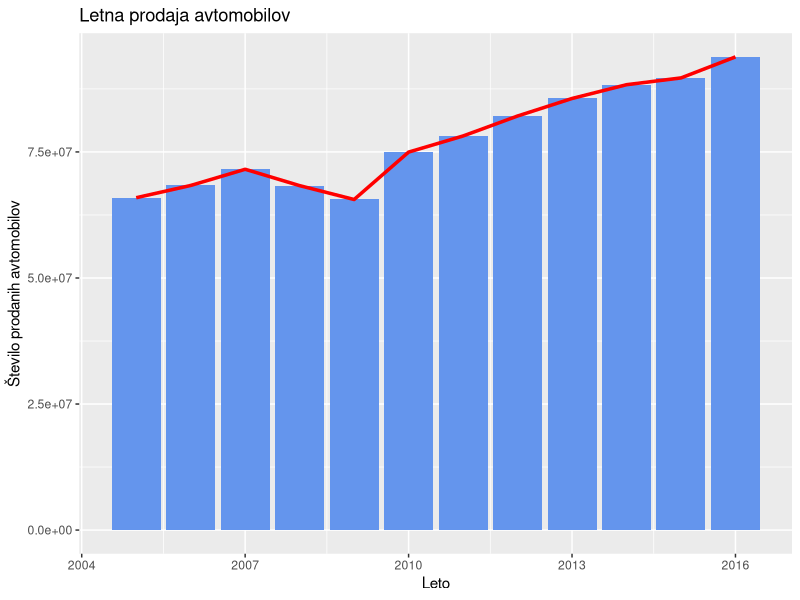
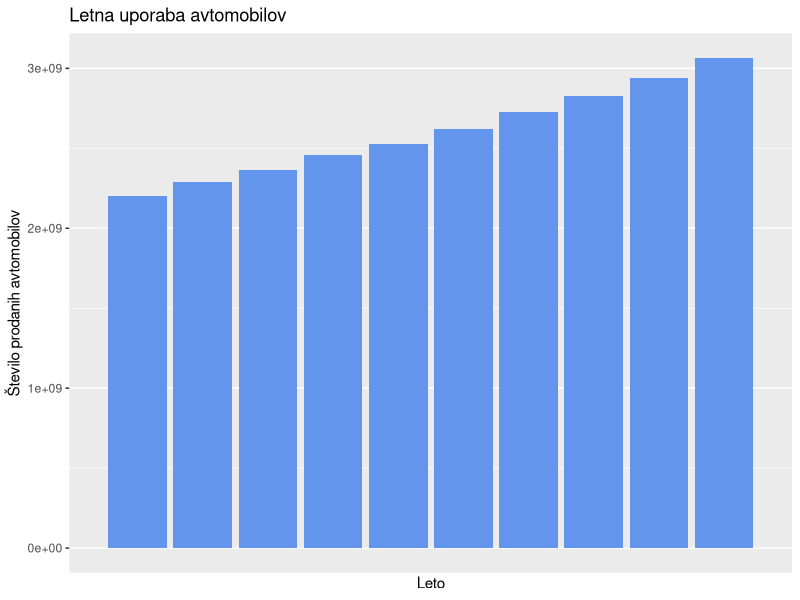
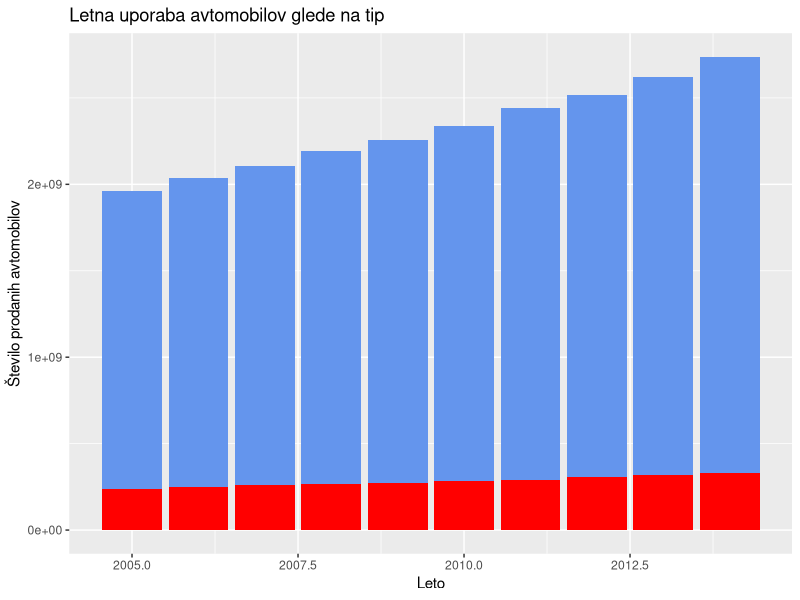

Generate these figures, in order, with R: (Note: this script raises an error after producing the figures.)
#VIZUALIZACIJA PODATKOV

library(readr)
library(dplyr)
library(ggplot2)

prodaja <- read.csv2("podatki/urejeni/prodaja.csv")

#prodaja po letih 

prodaja %>% group_by(Year) %>% summarise( Annual = sum(Number)) -> letna.prodaja

graf1 <- ggplot(data = letna.prodaja) + aes(x=letna.prodaja$Year, y=letna.prodaja$Annual) + geom_bar(stat="identity",fill ="cornflowerblue") + geom_line(color="red",size=1.2)
graf1<- graf1 + xlab("Leto") + ylab("Število prodanih avtomobilov") +ggtitle("Letna prodaja avtomobilov")
print(graf1)

#uporaba po letih (ni loceno glede na tip vozila) (?? graf je treba popraviti x-os)
uporaba <- read.csv2("podatki/urejeni/uporaba.csv")

letna.uporaba  <- uporaba %>% group_by(Year) %>% summarise( Annual = sum(Number))

graf2 <- ggplot(data = letna.uporaba) + aes(x=letna.uporaba$Year, y=letna.uporaba$Annual) + geom_bar(stat="identity",fill ="cornflowerblue") + scale_x_discrete() 
graf2 <- graf2 + xlab("Leto") + ylab("Število prodanih avtomobilov") +ggtitle("Letna uporaba avtomobilov")
print(graf2)

#uporaba po letih loceno glede na tip vozila
letna.uporaba2  <- uporaba %>% group_by(Year, Type) %>% summarise( Annual = sum(Number))
PC <- letna.uporaba2 %>% filter(Type == "PC")
CV <- letna.uporaba2 %>% filter(Type == "CV")

graf3<- ggplot(data = NULL, aes(x = PC$Year)) + geom_bar(stat="identity", aes(x=PC$Year,y=PC$Annual),fill="cornflowerblue") + geom_bar(stat="identity", aes(x=PC$Year,y=CV$Annual),fill="red")
graf3 <- graf3 + xlab("Leto") + ylab("Število prodanih avtomobilov") + ggtitle("Letna uporaba avtomobilov glede na tip") 
print(graf3)

#proizvodnja po letih
proizvodnja <- read.csv2("podatki/urejeni/proizvodnja.csv")
#prikaz podatkov na zemljevidu za proizvodnjo v letu 2015

pro2016 <- proizvodnja %>% filter(Year == 2015) %>%group_by(Country) %>% summarise(Production = sum(Number))


#tabela geografske širine in višine posamezne države
koordinati <- read.csv("podatki/neurejeni/koordinati.csv")
koordinati <- koordinati[c(1,5,6)]
colnames(koordinati) <- c("Country","Latitude","Longitude")
koordinati$Country <- toupper(koordinati$Country)
koordinati$Country <- parse_character(koordinati$Country)

#dodamo podatke o koordinatah 
pro2016 <- left_join(pro2016, koordinati, by="Country")

#zemljevid sveta
library(maps)
map()
symbols(pro2016$Longitude, pro2016$Latitude, bg="blue",,lwd = 1, circles = pro2016$Production, inches=0.25, add = TRUE)



